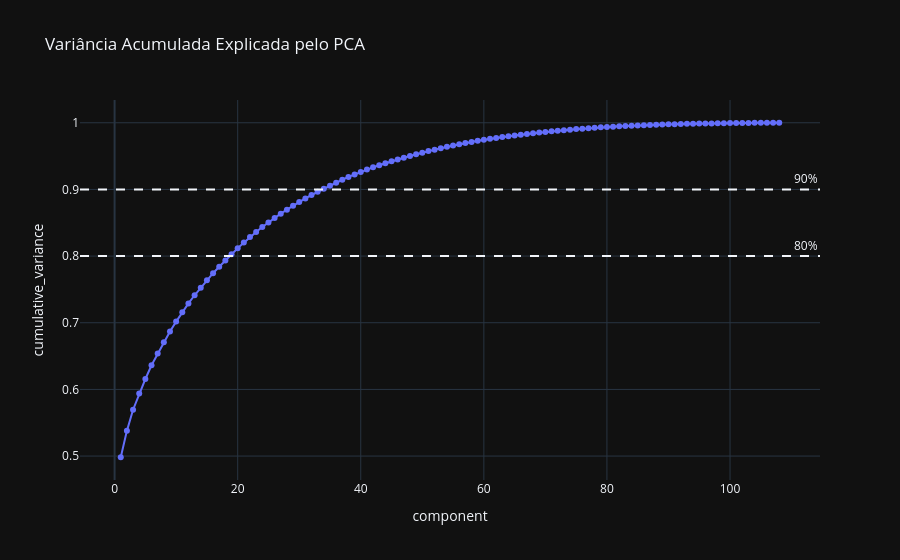

The notebook cell saved with this chart:
### Code cell
fig = px.line(
    df_var,
    x="component",
    y="cumulative_variance",
    markers=True,
    title="Variância Acumulada Explicada pelo PCA"
)
fig.add_hline(y=0.8, line_dash="dash", annotation_text="80%")
fig.add_hline(y=0.9, line_dash="dash", annotation_text="90%")
fig.show()

### Figure 1 — Plotly figure (JSON) as saved in the notebook; plotly's stock layout.template omitted (floating-point values rounded to 4 significant figures)
{"data": [{"hovertemplate": "component=%{x}<br>cumulative_variance=%{y}<extra></extra>", "legendgroup": "", "line": {"color": "#636efa", "dash": "solid"}, "marker": {"symbol": "circle"}, "mode": "lines+markers", "name": "", "orientation": "v", "showlegend": false, "type": "scatter", "x": [1, 2, 3, 4, 5, 6, 7, 8, 9, 10, 11, 12, 13, 14, 15, 16, 17, 18, 19, 20, 21, 22, 23, 24, 25, 26, 27, 28, 29, 30, 31, 32, 33, 34, 35, 36, 37, 38, 39, 40, 41, 42, 43, 44, 45, 46, 47, 48, 49, 50, 51, 52, 53, 54, 55, 56, 57, 58, 59, 60, 61, 62, 63, 64, 65, 66, 67, 68, 69, 70, 71, 72, 73, 74, 75, 76, 77, 78, 79, 80, 81, 82, 83, 84, 85, 86, 87, 88, 89, 90, 91, 92, 93, 94, 95, 96, 97, 98, 99, 100, 101, 102, 103, 104, 105, 106, 107, 108], "xaxis": "x", "y": [0.4982, 0.5378, 0.5695, 0.5939, 0.6156, 0.6361, 0.6538, 0.6706, 0.6869, 0.7017, 0.7158, 0.729, 0.7412, 0.7527, 0.7638, 0.7743, 0.784, 0.7935, 0.8027, 0.8116, 0.8202, 0.8286, 0.8362, 0.8436, 0.8505, 0.8571, 0.8636, 0.8696, 0.8756, 0.8813, 0.8865, 0.8916, 0.8964, 0.9011, 0.9057, 0.9101, 0.9145, 0.9187, 0.9225, 0.9263, 0.9298, 0.9331, 0.9362, 0.9393, 0.9421, 0.9449, 0.9476, 0.9502, 0.9527, 0.9551, 0.9575, 0.9597, 0.9618, 0.9639, 0.9658, 0.9677, 0.9695, 0.9712, 0.9729, 0.9744, 0.9759, 0.9772, 0.9786, 0.9798, 0.9809, 0.9821, 0.9832, 0.9843, 0.9853, 0.9863, 0.9872, 0.9881, 0.9889, 0.9897, 0.9904, 0.9911, 0.9918, 0.9925, 0.9931, 0.9936, 0.9941, 0.9946, 0.9951, 0.9955, 0.9959, 0.9963, 0.9967, 0.997, 0.9973, 0.9976, 0.9979, 0.9981, 0.9983, 0.9986, 0.9987, 0.9989, 0.9991, 0.9992, 0.9993, 0.9995, 0.9996, 0.9997, 0.9998, 0.9999, 0.9999, 1.0, 1.0, 1.0], "yaxis": "y"}], "layout": {"annotations": [{"showarrow": false, "text": "80%", "x": 1, "xanchor": "right", "xref": "x domain", "y": 0.8, "yanchor": "bottom", "yref": "y"}, {"showarrow": false, "text": "90%", "x": 1, "xanchor": "right", "xref": "x domain", "y": 0.9, "yanchor": "bottom", "yref": "y"}], "legend": {"tracegroupgap": 0}, "shapes": [{"line": {"dash": "dash"}, "type": "line", "x0": 0, "x1": 1, "xref": "x domain", "y0": 0.8, "y1": 0.8, "yref": "y"}, {"line": {"dash": "dash"}, "type": "line", "x0": 0, "x1": 1, "xref": "x domain", "y0": 0.9, "y1": 0.9, "yref": "y"}], "title": {"text": "Variância Acumulada Explicada pelo PCA"}, "xaxis": {"anchor": "y", "domain": [0, 1], "title": {"text": "component"}}, "yaxis": {"anchor": "x", "domain": [0, 1], "title": {"text": "cumulative_variance"}}}}
